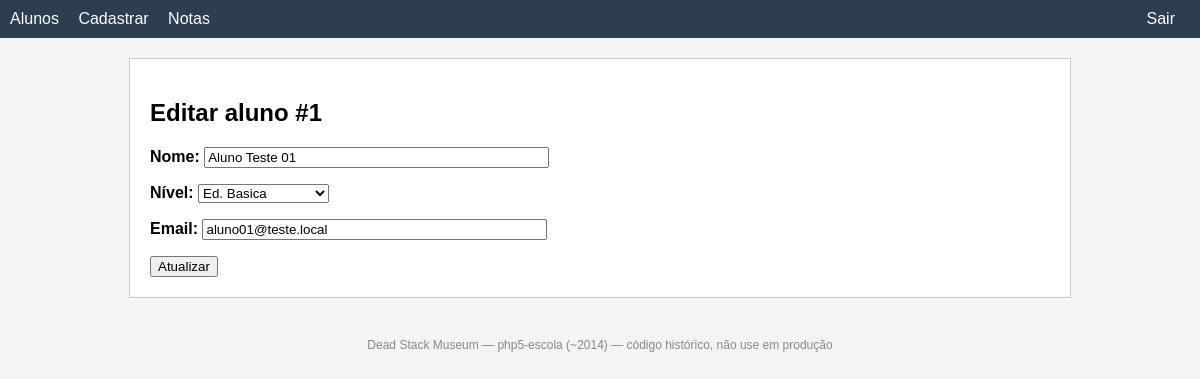
The app's page /editar.php?cod=1 (signed in) with its own data.
### tables this page shows
CREATE TABLE alunos (
  id    INT AUTO_INCREMENT PRIMARY KEY,
  nome  VARCHAR(100) NOT NULL,
  nivel TINYINT NOT NULL,
  email VARCHAR(120) DEFAULT NULL,
  foto  VARCHAR(255) DEFAULT NULL
);

### editar.php (the view, shortened to what this page needs)
<?php
include "conexao.php";
include "includes/header.php";
$cod = $_GET['cod'] ?? null;
$sql = "SELECT nome, nivel, email FROM alunos WHERE id=?";
$stmt = mysqli_prepare($conexao, $sql);
mysqli_stmt_bind_param($stmt, "i", $cod);
mysqli_stmt_execute($stmt);
$res = mysqli_stmt_get_result($stmt);
$l = mysqli_fetch_row($res);
?>
<div class="caixa">
<h2>Editar aluno #<?= $cod ?></h2>
<form method="post" action="editar.php?cod=<?= $cod ?>">
  <p><strong>Nome:</strong> <input type="text" name="f_nome" value="<?= htmlspecialchars($l[0]) ?>" size="40"></p>
  <p><strong>Nível:</strong>
    <select name="f_nivel">
      <?php foreach ([1=>"Ed. Basica",2=>"Ens. Fundamental",3=>"Ensino Medio",4=>"Tecnico"] as $v=>$t): ?>
        <option value="<?= $v ?>" <?= $v==$l[1]?'selected':'' ?>><?= $t ?></option>
      <?php endforeach; ?>
    </select>
  </p>
  <p><strong>Email:</strong> <input type="text" name="f_email" value="<?= htmlspecialchars($l[2] ?? '') ?>" size="40"></p>
  <input type="submit" value="Atualizar">
</form>
</div>
<?php include "includes/footer.php"; mysqli_close($conexao); ?>

### includes/header.php (style rules this page uses)
body { font-family:Arial,sans-serif;background:#f4f4f4;margin:0 }
.caixa { background:#fff;margin:20px auto;padding:20px;max-width:900px;border:1px solid #ccc }

### records on screen
alunos: f_nome "Aluno Teste 01", f_nivel "Ed. Basica", f_email "aluno01@teste.local"

### other values on screen
$cod "1"
